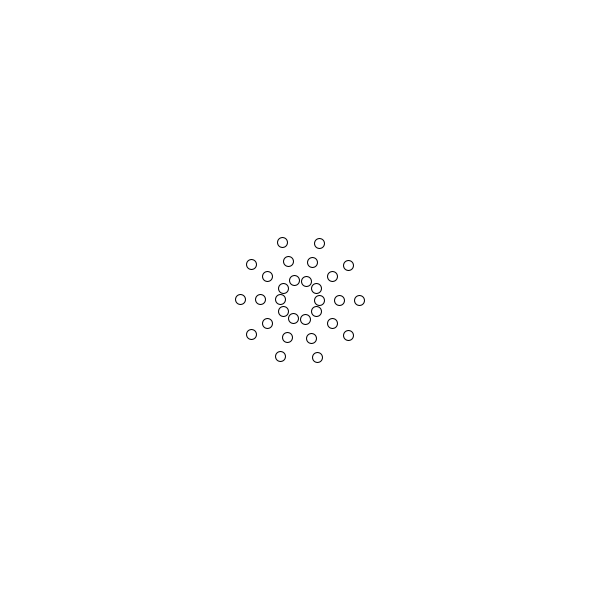
Frame 1 (no input)
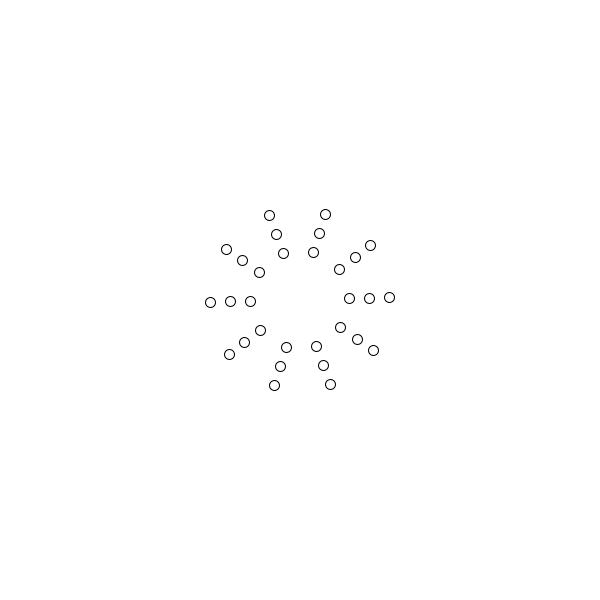
Frame 60 (the mouse pressed at the canvas centre just before this capture)
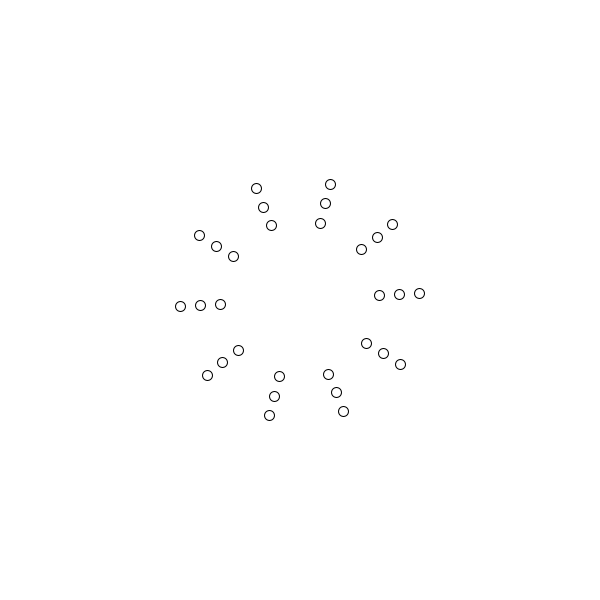
Frame 120 (the mouse held since frame 60 and released just before this capture)

The Processing sketch that drew these frames (run headless with seeded random() and noise(); from frame 60 on, the mouse is pressed at the canvas centre):

// Processing sketch: text_input
// ── text_input.pde
int numEllipses = 10; // Number of ellipses in each set
float[] radii = new float[3]; // Radii of the three sets of ellipses

void setup() {
  size(600, 600);
  for (int i = 0; i < radii.length; i++) {
    radii[i] = 20 * (i + 1); // Initialize radii
  }
}

void draw() {
  background(255);
  translate(width/2, height/2); // Move origin to center of canvas

  for (int i = 0; i < numEllipses; i++) {
    for (int j = 0; j < radii.length; j++) {
      float angle = TWO_PI / numEllipses * i + frameCount * 0.01;
      float x = cos(angle) * radii[j];
      float y = sin(angle) * radii[j];
      ellipse(x, y, 10, 10); // Draw ellipse
    }
  }

  for (int i = 0; i < radii.length; i++) {
    radii[i] += 0.5; // Increase radii
    if (radii[i] > width / 2) {
      radii[i] = 20 * (i + 1); // Reset radius if it exceeds half the width
    }
  }
}
